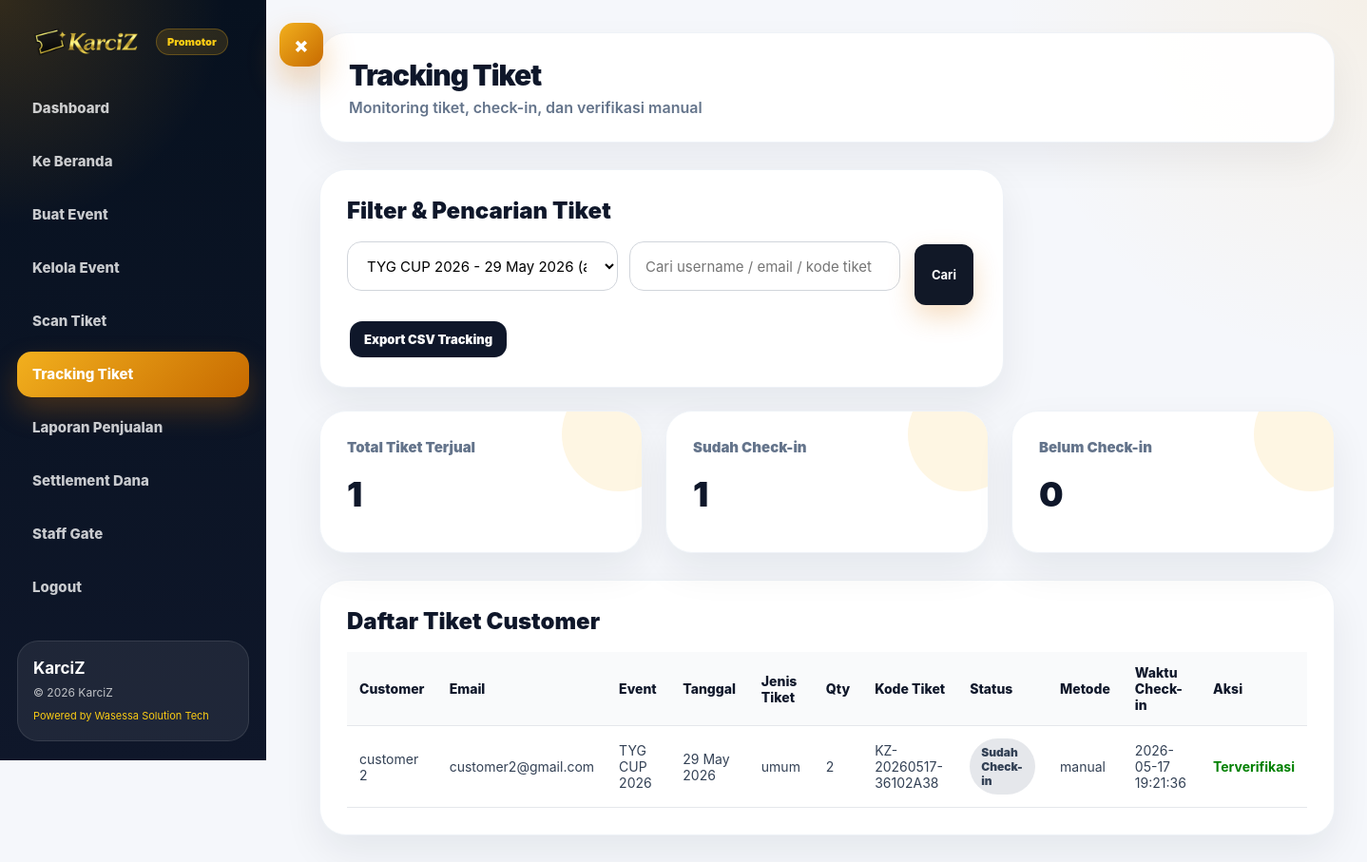
Page /organizer/ticket-tracking.php?event_id=6 (signed in) on the committed database.
### tables this page shows
CREATE TABLE `transactions` (
  `id` int(11) NOT NULL,
  `user_id` int(11) NOT NULL,
  `event_id` int(11) NOT NULL,
  `ticket_id` int(11) NOT NULL,
  `qty` int(11) NOT NULL,
  `gross_total` int(11) DEFAULT NULL,
  `platform_fee` int(11) DEFAULT NULL,
  `payment_gateway_fee` int(11) DEFAULT 0,
  `promoter_income` int(11) DEFAULT NULL,
  `net_promoter_income` int(11) DEFAULT 0,
  `total` int(11) NOT NULL,
  `payment_method` varchar(50) DEFAULT NULL,
  `payment_detail` varchar(100) DEFAULT NULL,
  `ticket_code` varchar(100) DEFAULT NULL,
  `status` enum('pending','paid','failed') DEFAULT 'paid',
  `created_at` timestamp NOT NULL DEFAULT current_timestamp(),
  `used_status` enum('unused','used') DEFAULT 'unused',
  `used_at` datetime DEFAULT NULL,
  `checkin_method` varchar(20) DEFAULT NULL
);

CREATE TABLE `users` (
  `id` int(11) NOT NULL,
  `username` varchar(50) DEFAULT NULL,
  `email` varchar(100) DEFAULT NULL,
  `password` varchar(255) DEFAULT NULL,
  `no_whatsapp` varchar(20) DEFAULT NULL,
  `role` enum('customer','organizer','superadmin','staff_gate') NOT NULL DEFAULT 'customer',
  `created_at` timestamp NOT NULL DEFAULT current_timestamp(),
  `profile_image` varchar(255) DEFAULT NULL,
  `status` enum('pending','approved','rejected') DEFAULT 'pending'
);

CREATE TABLE `events` (
  `id` int(11) NOT NULL,
  `organizer_id` int(11) DEFAULT NULL,
  `nama_event` varchar(255) DEFAULT NULL,
  `lokasi` varchar(255) DEFAULT NULL,
  `tanggal` date DEFAULT NULL,
  `tanggal_selesai` date DEFAULT NULL,
  `jam_mulai` time DEFAULT NULL,
  `jam_selesai` time DEFAULT NULL,
  `deskripsi` text DEFAULT NULL,
  `banner` varchar(255) DEFAULT NULL,
  `status` enum('aktif','selesai') DEFAULT 'aktif',
  `created_at` timestamp NOT NULL DEFAULT current_timestamp()
);

CREATE TABLE `tickets` (
  `id` int(11) NOT NULL,
  `event_id` int(11) DEFAULT NULL,
  `nama_tiket` varchar(100) DEFAULT NULL,
  `harga` int(11) DEFAULT NULL,
  `stok` int(11) DEFAULT NULL,
  `created_at` timestamp NOT NULL DEFAULT current_timestamp()
);

### organizer/ticket-tracking.php (the view, shortened to what this page needs)
<?php
include '../config.php';
$username = $_SESSION['user'];
$role = $_SESSION['role'];
if ($role === 'organizer') {
    $stmt = $conn->prepare("
        SELECT promotor.id
        FROM promotor
        JOIN users ON promotor.user_id = users.id
        WHERE users.username = ?
        LIMIT 1
    ");
}
$stmt->bind_param("s", $username);
$stmt->execute();
$promotor = $stmt->get_result()->fetch_assoc();
$promotor_id = $promotor['id'];
$selected_event_id = intval($_GET['event_id'] ?? 0);
$search = trim($_GET['search'] ?? '');
$eventStmt = $conn->prepare("
    SELECT id, nama_event, tanggal, status
    FROM events
    WHERE organizer_id = ?
    ORDER BY tanggal DESC
");
$eventStmt->bind_param("i", $promotor_id);
$eventStmt->execute();
$eventList = $eventStmt->get_result();
$sql = "
    SELECT
        transactions.id,
        transactions.ticket_code,
        transactions.qty,
        transactions.status,
        transactions.used_status,
        transactions.used_at,
        transactions.checkin_method,
        users.username,
        users.email,
        events.nama_event,
        events.tanggal,
        tickets.nama_tiket
    FROM transactions
    JOIN users ON transactions.user_id = users.id
    JOIN events ON transactions.event_id = events.id
    JOIN tickets ON transactions.ticket_id = tickets.id
    WHERE events.organizer_id = ?
      AND transactions.status = 'paid'
";
$params = [$promotor_id];
$types = "i";
if ($selected_event_id > 0) {
    $sql .= " AND events.id = ? ";
    $params[] = $selected_event_id;
    $types .= "i";
}
$sql .= " ORDER BY transactions.created_at DESC";
$stmt = $conn->prepare($sql);
$stmt->bind_param($types, ...$params);
$stmt->execute();
$tickets = $stmt->get_result();
$total = 0;
$used = 0;
$unused = 0;
$rows = [];
while ($row = $tickets->fetch_assoc()) {
    $total++;
    if ($row['used_status'] === 'used') {
        $used++;
    } else {
        $unused++;
    }
    $rows[] = $row;
}
?>
<!DOCTYPE html>
<html lang="id">
<head>
    <link rel="stylesheet" href="/Karciz/assets/css/organizer.css?v=10">
    <link rel="stylesheet" href="/Karciz/assets/css/organizer-premium.css?v=1">
</head>
<body>
<div class="organizer-wrapper">
    <?php include 'sidebar.php'; ?>
    <div class="organizer-main">
        <div class="organizer-topbar">
            <div>
                <h3>Tracking Tiket</h3>
                <p>Monitoring tiket, check-in, dan verifikasi manual</p>
            </div>
        </div>
        <div class="form-card" style="margin-bottom:24px;">
            <h3>Filter & Pencarian Tiket</h3>
            <form method="GET" style="margin-top:14px; display:grid; grid-template-columns:1fr 1fr auto; gap:12px;">
                <select name="event_id" style="padding:14px; border-radius:12px; border:1px solid #d1d5db;">
                    <?php while ($event = $eventList->fetch_assoc()) { ?>
                        <option value="<?= $event['id']; ?>" <?= $selected_event_id == $event['id'] ? 'selected' : ''; ?>>
                            <?= htmlspecialchars($event['nama_event']); ?> -
                        </option>
                    <?php } ?>
                </select>
                <input
                    type="text"
                    name="search"
                    placeholder="Cari username / email / kode tiket"
                    value="<?= htmlspecialchars($search); ?>"
                    style="padding:14px; border-radius:12px; border:1px solid #d1d5db;"
                >
                <button type="submit" class="btn-add">
                    Cari
                </button>
            </form>
            <a
                href="export-tracking.php?event_id=<?= $selected_event_id; ?>"
                class="btn-view"
                style="display:inline-block; margin-top:14px;"
                >
                Export CSV Tracking
            </a>
        </div>
        <div class="dashboard-cards">
            <div class="dashboard-card">
                <h4>Total Tiket Terjual</h4>
                <p><?= $total; ?></p>
            </div>
            <div class="dashboard-card">
                <h4>Sudah Check-in</h4>
                <p><?= $used; ?></p>
            </div>
            <div class="dashboard-card">
                <h4>Belum Check-in</h4>
                <p><?= $unused; ?></p>
            </div>
        </div>
        <div class="table-container" style="margin-top:24px;">
            <h3>Daftar Tiket Customer</h3>
            <table>
                <thead>
                    <tr>
                        <th>Customer</th>
                        <th>Email</th>
                        <th>Event</th>
                        <th>Tanggal</th>
                        <th>Jenis Tiket</th>
                        <th>Qty</th>
                        <th>Kode Tiket</th>
                        <th>Status</th>
                        <th>Metode</th>
                        <th>Waktu Check-in</th>
                        <th>Aksi</th>
                    </tr>
                </thead>
                <tbody>
                    <?php if (count($rows) > 0): ?>
                        <?php foreach ($rows as $row): ?>
                            <tr>
                                <td><?= htmlspecialchars($row['username']); ?></td>
                                <td><?= htmlspecialchars($row['email']); ?></td>
                                <td><?= htmlspecialchars($row['nama_event']); ?></td>
                                <td><?= date('d M Y', strtotime($row['tanggal'])); ?></td>
                                <td><?= htmlspecialchars($row['nama_tiket']); ?></td>
                                <td><?= $row['qty']; ?></td>
                                <td><?= htmlspecialchars($row['ticket_code']); ?></td>
                                <td>
                                    <?php if ($row['used_status'] === 'used'): ?>
                                        <span class="status-badge done">Sudah Check-in</span>
                                    <?php else: ?>
                                        <span class="status-badge active">Belum Check-in</span>
                                    <?php endif; ?>
                                </td>
                                <td>
                                    <?= $row['checkin_method'] ? htmlspecialchars($row['checkin_method']) : '-'; ?>
                                </td>
                                <td>
                                    <?= $row['used_at'] ? htmlspecialchars($row['used_at']) : '-'; ?>
                                </td>
                                <td>
                                    <?php if ($row['used_status'] !== 'used'): ?>
                                        <a
                                            href="manual-checkin.php?id=<?= $row['id']; ?>"
                                            class="btn-view"
                                        >
                                            Verifikasi Manual
                                        </a>
                                    <?php else: ?>
                                        <span style="color:green;font-weight:700;">Terverifikasi</span>
                                    <?php endif; ?>
                                </td>
                            </tr>
                        <?php endforeach; ?>
                    <?php else: ?>
                        <tr>
                            <td colspan="11">Data tiket tidak ditemukan.</td>
                        </tr>
                    <?php endif; ?>
                </tbody>
            </table>
        </div>
    </div>
</div>
</body>
</html>

### assets/css/organizer.css (style rules this page uses)
* { margin: 0; padding: 0; box-sizing: border-box; }
body { font-family: 'Segoe UI', Calibri, sans-serif; background: #f4f6f9; color: #111827; }
.organizer-wrapper { display: flex; min-height: 100vh; }
.organizer-main { flex: 1; padding: 28px; }
.organizer-topbar { background: #fff; padding: 18px 22px; border-radius: 16px; box-shadow: 0 8px 24px rgba(0,0,0,0.05); display: flex; justify-content: space-between; align-items: center; margin-bottom: 24px; }
.organizer-topbar h3 { font-size: 24px; }
.dashboard-cards { display: grid; grid-template-columns: repeat(auto-fit, minmax(220px, 1fr)); gap: 20px; margin-bottom: 24px; }
.dashboard-card { background: #fff; padding: 24px; border-radius: 18px; box-shadow: 0 8px 24px rgba(0,0,0,0.05); }
.dashboard-card h4 { color: #6b7280; margin-bottom: 10px; font-size: 14px; }
.dashboard-card p { font-size: 28px; font-weight: 800; }
.form-card { background: #fff; padding: 26px; border-radius: 18px; box-shadow: 0 8px 24px rgba(0,0,0,0.06); max-width: 720px; }
.form-card input, .form-card textarea, .form-card select { width: 100%; padding: 13px; margin-bottom: 18px; border: 1px solid #d1d5db; border-radius: 12px; outline: none; font-family: inherit; }
.form-card button { background: #111827; color: #fff; border: none; padding: 13px 18px; border-radius: 12px; font-weight: 700; cursor: pointer; }
.table-container { background: #fff; padding: 22px; border-radius: 18px; box-shadow: 0 8px 24px rgba(0,0,0,0.06); overflow-x: auto; }
table { width: 100%; border-collapse: collapse; font-size: 14px; }
table th, table td { padding: 13px; border-bottom: 1px solid #e5e7eb; text-align: left; vertical-align: middle; }
table th { background: #f9fafb; font-weight: 800; }
.btn-add, .btn-view, .btn-edit, .btn-delete { display: inline-block; padding: 8px 11px; border-radius: 8px; text-decoration: none; font-size: 13px; margin: 3px; font-weight: 700; }
.btn-add { background: #111827; color: #fff; }
.btn-view { background: #2563eb; color: #fff; }
.status-badge { display: inline-block; padding: 6px 12px; border-radius: 999px; font-size: 12px; font-weight: 700; }
.status-badge.done { background: #e5e7eb; color: #374151; }

### rows in the picture
transactions: user.username "customer 2", user.email "customer2@gmail.com", event.nama_event "TYG CUP 2026", event.tanggal "29 May 2026", ticket.nama_tiket "umum", qty "2", ticket_code "KZ-20260517-36102A38", used_status "Sudah Check-in", checkin_method "manual", used_at "2026-05-17 19:21:36"

### other values in the picture
$total "1"
$used "1"
$unused "0"
form field event_id "TYG CUP 2026 - 29 May 2026 (aktif)"
